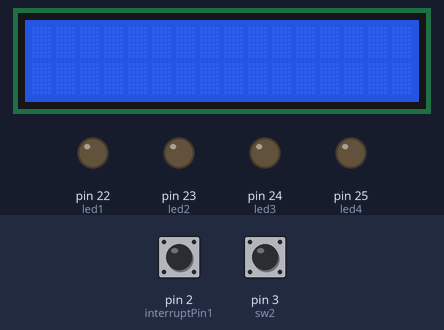
A sketch run on a simulated Arduino Mega 2560, built with avr-gcc and run on an emulated ATmega2560. Shown: 16×2 character LCD, output pins drawn as LEDs (lit = HIGH). Inputs (shaded band) come from the test bench; at power-on: pin 2 (interruptPin1) HIGH, pin 3 (sw2) HIGH.

Above: at 1.2 s.
1.3 s: pin 2 (interruptPin1) pulled LOW for 0.15 s
At 2.5 s:
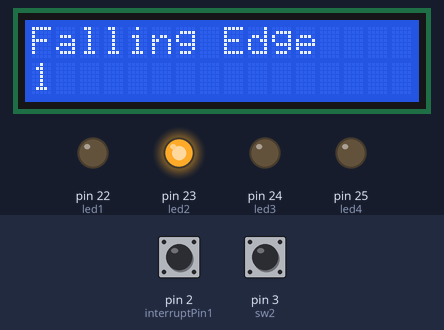
4.4 s: pin 3 (sw2) pulled LOW for 0.15 s
At 4.9 s:
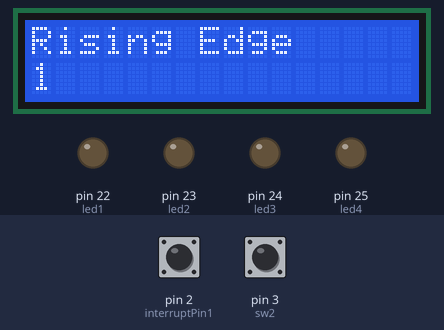
7.5 s: pin 2 (interruptPin1) pulled LOW for 1 s
At 8.9 s:
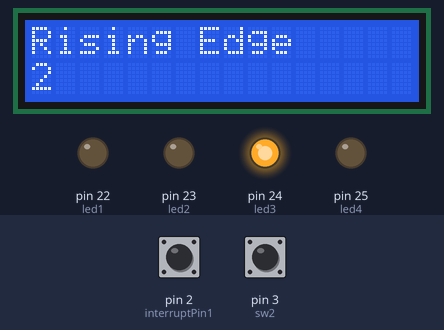
11.5 s: pin 2 (interruptPin1) pulled LOW for 0.15 s
At 12.9 s:
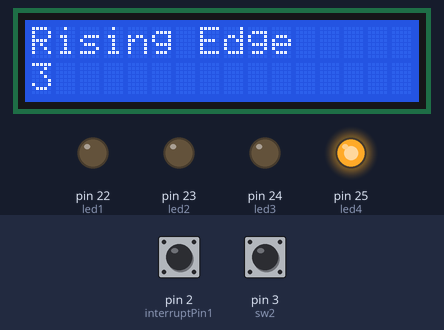
14.6 s: pin 3 (sw2) pulled LOW for 1 s
At 16.6 s:
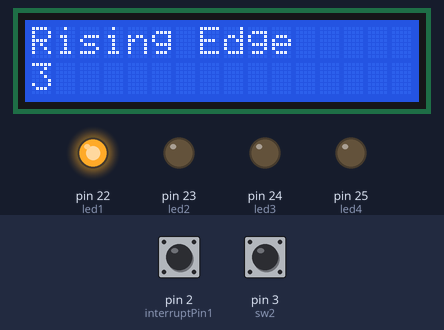
18.6 s: pin 3 (sw2) pulled LOW for 0.15 s
At 20.2 s:
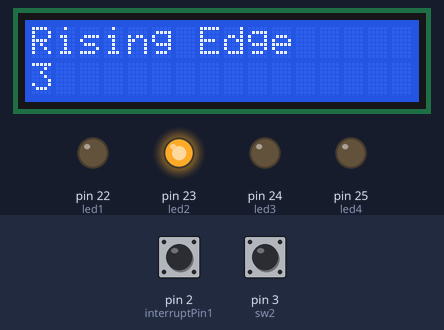
Timing chart, 0 to 21.7 s (numbered marks = the images above; inputs shaded):
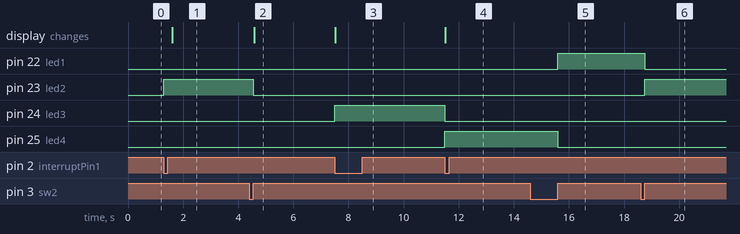

The sketch:

week2_CapstonChanllenge4.ino
```cpp
#include <Wire.h>
#include <LiquidCrystal_I2C.h>
LiquidCrystal_I2C lcd(0x27, 16, 2);

#define led1 22
#define led2 23
#define led3 24
#define led4 25

#define sw1 2
#define sw2 3

volatile int state = HIGH;
volatile int count_sw1 = 0;
volatile int count_sw2 = 4;
const byte interruptPin1 = 2;
const byte interruptPin2 = 3;

void setup() {

  // put your setup code here, to run once:
  pinMode(led1, OUTPUT);
  pinMode(led2, OUTPUT);
  pinMode(led3, OUTPUT);
  pinMode(led4, OUTPUT);
  pinMode(sw2, INPUT_PULLUP);

  lcd.init();
  lcd.backlight();

  noInterrupts();
  interrupts();
  attachInterrupt(digitalPinToInterrupt(interruptPin1), leastToMost, FALLING);
  attachInterrupt(digitalPinToInterrupt(interruptPin2), mostToLeast, RISING);
}

void loop() {

  if (count_sw1 > 0 && count_sw1 < 5) {
    lcd.clear();
    lcd.print("Falling Edge");
    lcd.setCursor(0, 2);
    lcd.print(count_sw1);
  }

  if (count_sw1 >= 5) {
    count_sw1 = 0;
    PORTA = 0x01;
  }

  if (count_sw2 < 4 && count_sw2 >= 0) {
    lcd.clear();
    lcd.print("Rising Edge");
    lcd.setCursor(0, 1);
    lcd.print(count_sw1);
  }

  if (count_sw2 < 0) {
    count_sw2 = 0;
    PORTA = 0x04;
  }
}

void leastToMost() {
  count_sw1++;
  PORTA = 0x01 << count_sw1;
}

void mostToLeast() {
  count_sw2--;
  PORTA = 0x04 >> count_sw2;
}
```

Measured:
- after the input at 1.3 s, pin 23 (led2): LOW → HIGH at once; the display: changes after 0.30 s (image 1)
- after the input at 4.4 s, pin 23 (led2): HIGH → LOW after 0.15 s; the display: changes after 0.17 s (image 2)
- after the input at 7.5 s, pin 24 (led3): LOW → HIGH at once; the display: changes at once (image 3)
- after the input at 11.5 s, pin 24 (led3): HIGH → LOW at once; pin 25 (led4): LOW → HIGH at once; the display: changes at once (image 4)
- after the input at 14.6 s, pin 22 (led1): LOW → HIGH after 1.0 s; pin 25 (led4): HIGH → LOW after 1.0 s
- after the input at 18.6 s, pin 22 (led1): HIGH → LOW after 0.15 s; pin 23 (led2): LOW → HIGH after 0.15 s
